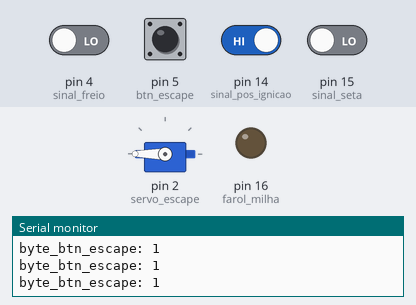
Bench run of a sketch on a simulated Arduino Uno, built with avr-gcc and run on an emulated ATmega328P. Parts: servo, output pins drawn as LEDs (lit = HIGH), the last lines printed to the serial monitor. The inputs (shaded band) are chosen by the test bench; at power-on: pin 5 (btn_escape), pin 14 (sinal_pos_ignicao) HIGH, pin 4 (sinal_freio), pin 15 (sinal_seta) LOW.

Above: at 1.2 s.
1.3 s: pin 5 (btn_escape) pulled LOW for 0.15 s
At 1.41 s:
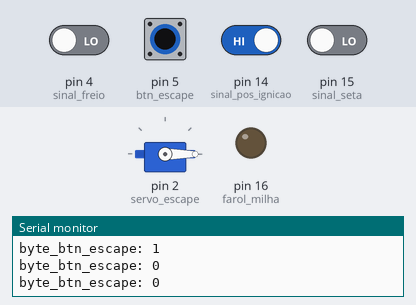
2.9 s: pin 14 (sinal_pos_ignicao) driven LOW and pin 15 (sinal_seta) driven HIGH
At 4.3 s:
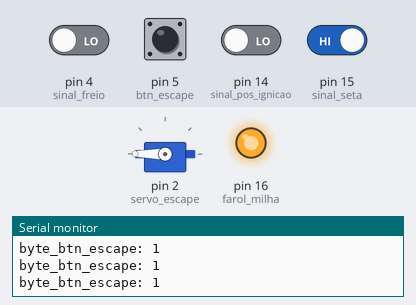
Timing chart, 0 to 5.9 s (numbered marks = the images above; inputs shaded):
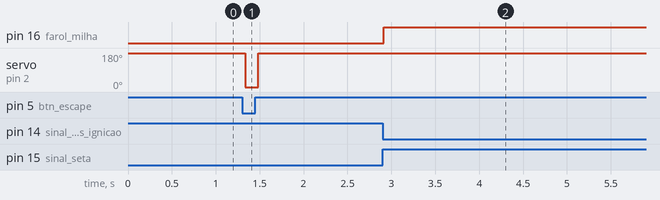

Measured:
- after the input at 1.3 s, servo on pin 2 (servo_escape): 180° → 0° at once, → 180° 0.15 s later
- after the input at 2.9 s, pin 16 (farol_milha): LOW → HIGH at once

The sketch:

NodeMCU.ino
```cpp
#include <Servo.h>

//Entradas
int btn_escape          = 05;    //D1 - 05  botão escape
int sinal_seta          = 15;    //D8 - 15 setas
int sinal_pos_ignicao   = 14;    //D5 - 14  pós-ignição
int sinal_freio         = 04;    //D2 - 04 freio


//Saidas
int farol_milha       = 16;   //D0 - 16  farol de milha
int freio             = 00;   //D3 - 00   // freio
int servo_escape      = 02;   //D4 - 02   // escape motor
//int ligar_ignicao   = 13;   //D7 - 13   // chave ignição
//int acionar_partida = 12;   //06 - 12     // acionar partida

Servo servo;
int escape_status = 0; //0:fechado; 1:aberto; 2:Personalizado;

void setup()
{
  pinMode(btn_escape,         INPUT);
  pinMode(sinal_seta,         INPUT);
  pinMode(sinal_freio,        INPUT);
  pinMode(sinal_pos_ignicao,  INPUT);

  pinMode(farol_milha,        OUTPUT);
  pinMode(freio,              OUTPUT);
  pinMode(servo_escape,       OUTPUT);
  //pinMode(ligar_ignicao,      OUTPUT);
  //pinMode(acionar_partida,    OUTPUT);

  servo.attach(servo_escape);

  Serial.begin(9400);
  //colocar delay após cada comando.
}

void loop()
{
  //luz de freio
  byte byte_sinal_freio = digitalRead(sinal_freio);
  if ( byte_sinal_freio == HIGH) {/*Serial.print("freio acionado: "); Serial.println(byte_sinal_freio);*/
    digitalWrite(freio, HIGH); delay(100); digitalWrite(freio, LOW); delay(100); digitalWrite(freio, HIGH); delay(100); digitalWrite(freio, LOW); delay(100);
    digitalWrite(freio, HIGH); delay(100); digitalWrite(freio, LOW); delay(100); digitalWrite(freio, HIGH); delay(100); digitalWrite(freio, LOW); delay(100); digitalWrite(freio, HIGH); delay(15);
    while ( byte_sinal_freio  == HIGH) {
      byte_sinal_freio = digitalRead(sinal_freio); delay(15);
    }
    digitalWrite(freio, LOW); delay(15);
  }

  //faróis de milha
  byte byte_sinal_pos_ignicao = digitalRead(sinal_pos_ignicao);   /* Serial.print("pós ig: "); Serial.print(byte_sinal_pos_ignicao);*/
  byte byte_sinal_seta = digitalRead(sinal_seta);                 /* Serial.print(" seta: ");   Serial.println(byte_sinal_seta);*/
  if ( byte_sinal_pos_ignicao == LOW and byte_sinal_seta == HIGH ) {  /*Serial.print("acionou faróis: "); */
    digitalWrite(farol_milha, HIGH); delay(10000); digitalWrite(farol_milha, LOW); delay(15);
  }


  //escape
  byte byte_btn_escape = digitalRead(btn_escape); /*high abrir, low fechar*/    Serial.print("byte_btn_escape: "); Serial.println(byte_btn_escape);
  if ( byte_btn_escape == LOW and ( escape_status == 1 or escape_status == 2) ) {
    //fechar escapamento.
    int posicao=map(0, 0, 100, 0, 180);
    escape_status = 0;
    servo.write(posicao);
    delay(15);
  }
  if ( byte_btn_escape == HIGH and ( escape_status == 0)) {
    //abrir escapamento
    int posicao=map(100, 0, 100, 0, 180);
    escape_status = 1;
    servo.write(posicao);
    delay(15);
  }
}
```
